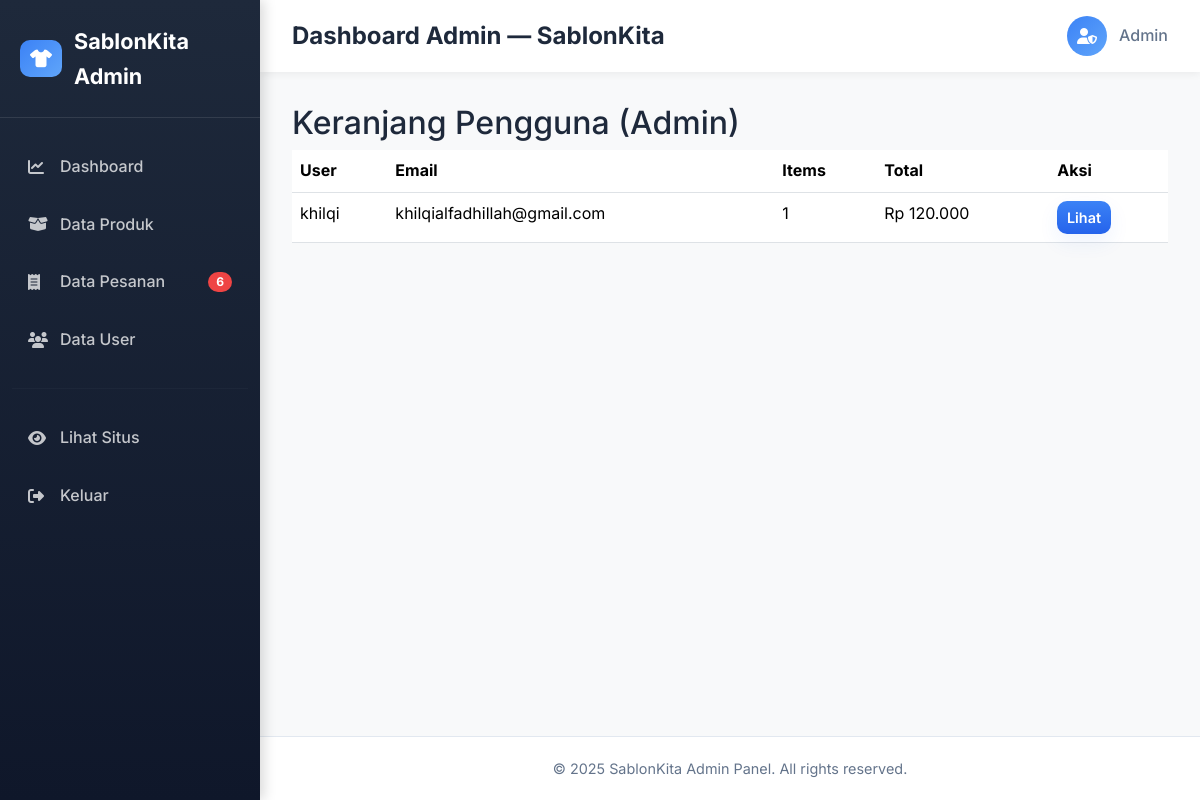
The app's page /admin/cart.php (signed in) with its own data.
### tables this page shows
CREATE TABLE `users` (
  `id` int(11) NOT NULL,
  `nama` varchar(100) NOT NULL,
  `email` varchar(100) NOT NULL,
  `password` varchar(255) NOT NULL,
  `no_wa` varchar(20) DEFAULT NULL,
  `role` enum('user','admin') DEFAULT 'user',
  `created_at` timestamp NOT NULL DEFAULT current_timestamp()
);

### includes/functions.php (called while the page is built, shortened)
<?php
function esc($s) {
    return htmlspecialchars($s, ENT_QUOTES, 'UTF-8');
}
function format_rupiah($number) {
    return 'Rp ' . number_format($number, 0, ',', '.');
}
?>

### admin/cart.php (the view, shortened to what this page needs)
<?php
require_once __DIR__ . '/../includes/functions.php';
require_once __DIR__ . '/header.php';
$sql = "SELECT u.id AS user_id, u.nama, u.email, COUNT(c.id) AS items_count, SUM(p.harga * c.quantity) AS total_price
        FROM cart c
        JOIN users u ON c.id_user = u.id
        JOIN products p ON c.id_produk = p.id
        GROUP BY u.id
        ORDER BY u.nama ASC";
$res = $conn->query($sql);
?>
<h2>Keranjang Pengguna (Admin)</h2>
<?php if (!$res || $res->num_rows === 0): ?>
  <div class="alert alert-info">Tidak ada keranjang aktif.</div>
<?php else: ?>
  <table class="table table-hover">
    <thead>
      <tr><th>User</th><th>Email</th><th>Items</th><th>Total</th><th>Aksi</th></tr>
    </thead>
    <tbody>
      <?php while ($row = $res->fetch_assoc()): ?>
        <tr>
          <td><?php echo esc($row['nama']); ?></td>
          <td><?php echo esc($row['email']); ?></td>
          <td><?php echo (int)$row['items_count']; ?></td>
          <td><?php echo format_rupiah($row['total_price'] ?? 0); ?></td>
          <td>
            <a class="btn btn-sm btn-primary" href="cart_view.php?user_id=<?php echo $row['user_id']; ?>">Lihat</a>
          </td>
        </tr>
      <?php endwhile; ?>
    </tbody>
  </table>
<?php endif; ?>
<?php require_once __DIR__ . '/footer.php'; ?>

### assets/css/style.css (style rules this page uses)
:root { --primary: #1E40AF; --primary-light: #3B82F6; --secondary: #64748b; --bg-main: #ffffff; --bg-light: #f1f5f9; --text: #1e293b; --text-muted: #64748b; --shadow: 0 4px 8px rgba(0,0,0,0.1); --shadow-hover: 0 8px 20px rgba(30,64,175,0.15); --brand: #3b82f6; --brand-600: #2563eb; --accent: #60a5fa; --muted: #6b7280; --bg: #f8fafc; --card: #ffffff; --soft-border: #e6eefc; --danger: #ef4444; --success: #10b981; --pay: #2563eb; --radius: 12px; }
html, body { height: 100%; scroll-behavior: smooth; }
body { margin:0; padding:0; background: var(--bg-main); font-family: 'Poppins', 'Inter', system-ui, -apple-system, 'Segoe UI', Roboto, sans-serif; color: var(--text); -webkit-font-smoothing:antialiased; -moz-osx-font-smoothing:grayscale; font-size: 16px; line-height: 1.6; }
.btn { border-radius:10px; padding:8px 14px; font-weight:600; transition: transform .14s ease, box-shadow .14s ease; }
.btn-primary { background: linear-gradient(180deg,var(--brand),var(--brand-600)); color:#fff; border:0; box-shadow:0 8px 20px rgba(37,99,235,0.08); }
.btn-sm { padding:.35rem .6rem; font-size:0.9rem; }

### admin/header.php (style rules this page uses)
body { font-family: 'Inter', sans-serif; background: #f8f9fa; margin:0; overflow-x:hidden; }

### records on screen
users: nama "khilqi", email "khilqialfadhillah@gmail.com", items_count "1", total_price "Rp 120.000"

### other values on screen
$pending "6"
$admin_name "Admin"
